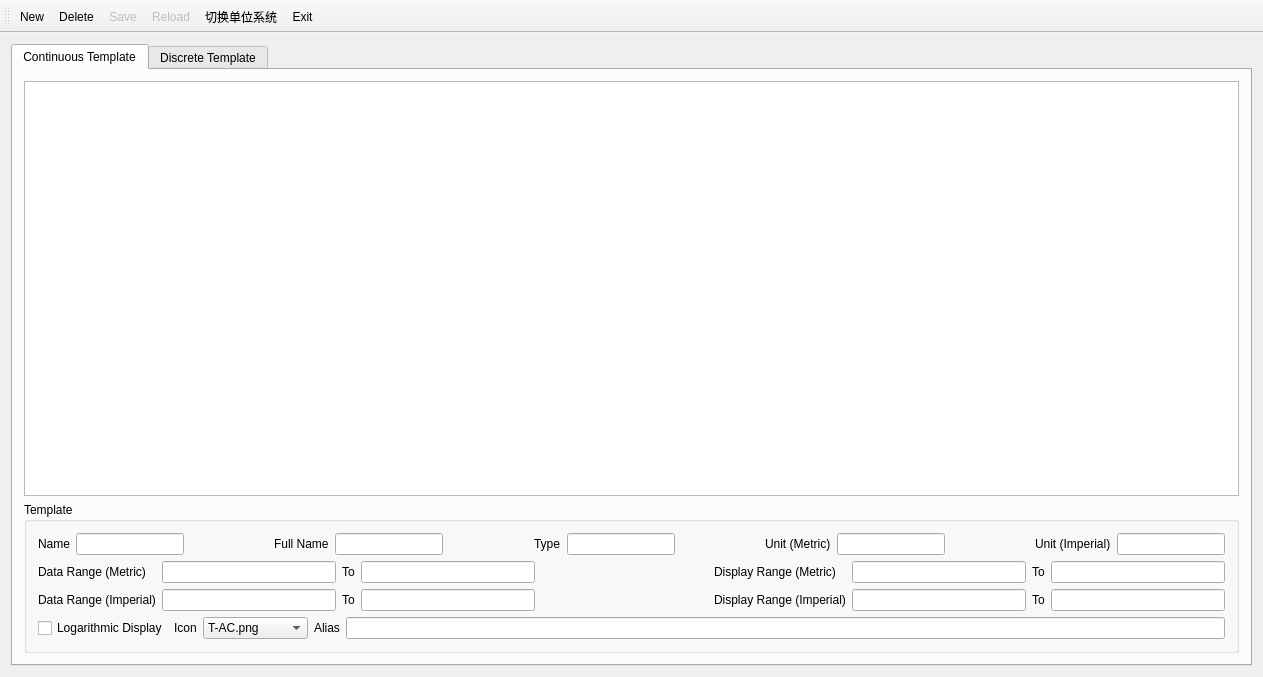
<?xml version="1.0" encoding="UTF-8"?>
<ui version="4.0">
 <class>ShowTemplatesClass</class>
 <widget class="QMainWindow" name="ShowTemplatesClass">
  <property name="geometry">
   <rect>
    <x>0</x>
    <y>0</y>
    <width>1263</width>
    <height>677</height>
   </rect>
  </property>
  <property name="windowTitle">
   <string>ShowTemplates</string>
  </property>
  <widget class="QWidget" name="centralWidget">
   <layout class="QGridLayout" name="gridLayout_3">
    <item row="0" column="0">
     <widget class="QTabWidget" name="tabWidget">
      <property name="currentIndex">
       <number>0</number>
      </property>
      <widget class="QWidget" name="m_pTabContinuous">
       <attribute name="title">
        <string>Continuous Template</string>
       </attribute>
       <layout class="QVBoxLayout" name="verticalLayout">
        <item>
         <widget class="QTableView" name="tableView"/>
        </item>
        <item>
         <widget class="QGroupBox" name="groupBox">
          <property name="title">
           <string>Template</string>
          </property>
          <layout class="QVBoxLayout" name="verticalLayout_2">
           <item>
            <layout class="QHBoxLayout" name="horizontalLayout_2">
             <item>
              <widget class="QLabel" name="label">
               <property name="text">
                <string>Name</string>
               </property>
              </widget>
             </item>
             <item>
              <widget class="QLineEdit" name="lineEditName">
               <property name="sizePolicy">
                <sizepolicy hsizetype="Preferred" vsizetype="Fixed">
                 <horstretch>0</horstretch>
                 <verstretch>0</verstretch>
                </sizepolicy>
               </property>
              </widget>
             </item>
             <item>
              <spacer name="horizontalSpacer_3">
               <property name="orientation">
                <enum>Qt::Horizontal</enum>
               </property>
               <property name="sizeHint" stdset="0">
                <size>
                 <width>20</width>
                 <height>20</height>
                </size>
               </property>
              </spacer>
             </item>
             <item>
              <widget class="QLabel" name="label_13">
               <property name="sizePolicy">
                <sizepolicy hsizetype="Fixed" vsizetype="Preferred">
                 <horstretch>0</horstretch>
                 <verstretch>0</verstretch>
                </sizepolicy>
               </property>
               <property name="text">
                <string>Full Name</string>
               </property>
              </widget>
             </item>
             <item>
              <widget class="QLineEdit" name="lineEditFullName">
               <property name="sizePolicy">
                <sizepolicy hsizetype="Expanding" vsizetype="Fixed">
                 <horstretch>0</horstretch>
                 <verstretch>0</verstretch>
                </sizepolicy>
               </property>
              </widget>
             </item>
             <item>
              <spacer name="horizontalSpacer_4">
               <property name="orientation">
                <enum>Qt::Horizontal</enum>
               </property>
               <property name="sizeHint" stdset="0">
                <size>
                 <width>20</width>
                 <height>20</height>
                </size>
               </property>
              </spacer>
             </item>
             <item>
              <widget class="QLabel" name="label_14">
               <property name="text">
                <string>Type</string>
               </property>
              </widget>
             </item>
             <item>
              <widget class="QLineEdit" name="lineEditType">
               <property name="sizePolicy">
                <sizepolicy hsizetype="Preferred" vsizetype="Fixed">
                 <horstretch>0</horstretch>
                 <verstretch>0</verstretch>
                </sizepolicy>
               </property>
              </widget>
             </item>
             <item>
              <spacer name="horizontalSpacer_5">
               <property name="orientation">
                <enum>Qt::Horizontal</enum>
               </property>
               <property name="sizeHint" stdset="0">
                <size>
                 <width>20</width>
                 <height>20</height>
                </size>
               </property>
              </spacer>
             </item>
             <item>
              <widget class="QLabel" name="label_3">
               <property name="text">
                <string>Unit (Metric)</string>
               </property>
              </widget>
             </item>
             <item>
              <widget class="QLineEdit" name="lineEditUnitM">
               <property name="sizePolicy">
                <sizepolicy hsizetype="Preferred" vsizetype="Fixed">
                 <horstretch>0</horstretch>
                 <verstretch>0</verstretch>
                </sizepolicy>
               </property>
              </widget>
             </item>
             <item>
              <spacer name="horizontalSpacer_6">
               <property name="orientation">
                <enum>Qt::Horizontal</enum>
               </property>
               <property name="sizeHint" stdset="0">
                <size>
                 <width>20</width>
                 <height>20</height>
                </size>
               </property>
              </spacer>
             </item>
             <item>
              <widget class="QLabel" name="label_4">
               <property name="text">
                <string>Unit (Imperial)</string>
               </property>
              </widget>
             </item>
             <item>
              <widget class="QLineEdit" name="lineEditUnitI">
               <property name="sizePolicy">
                <sizepolicy hsizetype="Preferred" vsizetype="Fixed">
                 <horstretch>0</horstretch>
                 <verstretch>0</verstretch>
                </sizepolicy>
               </property>
              </widget>
             </item>
            </layout>
           </item>
           <item>
            <layout class="QGridLayout" name="gridLayout">
             <item row="0" column="0">
              <widget class="QLabel" name="label_2">
               <property name="text">
                <string>Data Range (Metric)</string>
               </property>
              </widget>
             </item>
             <item row="0" column="1">
              <widget class="QLineEdit" name="lineEditDataMinM"/>
             </item>
             <item row="0" column="2">
              <widget class="QLabel" name="label_5">
               <property name="text">
                <string>To</string>
               </property>
              </widget>
             </item>
             <item row="0" column="3">
              <widget class="QLineEdit" name="lineEditDataMaxM"/>
             </item>
             <item row="0" column="4">
              <spacer name="horizontalSpacer">
               <property name="orientation">
                <enum>Qt::Horizontal</enum>
               </property>
               <property name="sizeHint" stdset="0">
                <size>
                 <width>40</width>
                 <height>20</height>
                </size>
               </property>
              </spacer>
             </item>
             <item row="0" column="5">
              <widget class="QLabel" name="label_9">
               <property name="text">
                <string>Display Range (Metric)</string>
               </property>
              </widget>
             </item>
             <item row="0" column="6">
              <widget class="QLineEdit" name="lineEditDspMinM"/>
             </item>
             <item row="0" column="7">
              <widget class="QLabel" name="label_10">
               <property name="text">
                <string>To</string>
               </property>
              </widget>
             </item>
             <item row="0" column="8">
              <widget class="QLineEdit" name="lineEditDspMaxM"/>
             </item>
             <item row="1" column="0">
              <widget class="QLabel" name="label_6">
               <property name="text">
                <string>Data Range (Imperial)</string>
               </property>
              </widget>
             </item>
             <item row="1" column="1">
              <widget class="QLineEdit" name="lineEditDataMinI"/>
             </item>
             <item row="1" column="2">
              <widget class="QLabel" name="label_7">
               <property name="text">
                <string>To</string>
               </property>
              </widget>
             </item>
             <item row="1" column="3">
              <widget class="QLineEdit" name="lineEditDataMaxI"/>
             </item>
             <item row="1" column="4">
              <spacer name="horizontalSpacer_2">
               <property name="orientation">
                <enum>Qt::Horizontal</enum>
               </property>
               <property name="sizeHint" stdset="0">
                <size>
                 <width>40</width>
                 <height>20</height>
                </size>
               </property>
              </spacer>
             </item>
             <item row="1" column="5">
              <widget class="QLabel" name="label_12">
               <property name="text">
                <string>Display Range (Imperial)</string>
               </property>
              </widget>
             </item>
             <item row="1" column="6">
              <widget class="QLineEdit" name="lineEditDspMinI"/>
             </item>
             <item row="1" column="7">
              <widget class="QLabel" name="label_11">
               <property name="text">
                <string>To</string>
               </property>
              </widget>
             </item>
             <item row="1" column="8">
              <widget class="QLineEdit" name="lineEditDspMaxI"/>
             </item>
            </layout>
           </item>
           <item>
            <layout class="QHBoxLayout" name="horizontalLayout">
             <item>
              <widget class="QCheckBox" name="checkBox">
               <property name="sizePolicy">
                <sizepolicy hsizetype="Fixed" vsizetype="Fixed">
                 <horstretch>0</horstretch>
                 <verstretch>0</verstretch>
                </sizepolicy>
               </property>
               <property name="text">
                <string>Logarithmic Display</string>
               </property>
              </widget>
             </item>
             <item>
              <widget class="QLabel" name="label_15">
               <property name="text">
                <string>Icon</string>
               </property>
              </widget>
             </item>
             <item>
              <widget class="QComboBox" name="comboBoxIcon">
               <item>
                <property name="text">
                 <string>T-AC.png</string>
                </property>
                <property name="icon">
                 <iconset resource="../xconsole/x.qrc">
                  <normaloff>:/Icon/T-AC.png</normaloff>:/Icon/T-AC.png</iconset>
                </property>
               </item>
               <item>
                <property name="text">
                 <string>T-AZI.png</string>
                </property>
                <property name="icon">
                 <iconset resource="../xconsole/x.qrc">
                  <normaloff>:/Icon/T-AZI.png</normaloff>:/Icon/T-AZI.png</iconset>
                </property>
               </item>
               <item>
                <property name="text">
                 <string>T-CAL.png</string>
                </property>
                <property name="icon">
                 <iconset resource="../xconsole/x.qrc">
                  <normaloff>:/Icon/T-CAL.png</normaloff>:/Icon/T-CAL.png</iconset>
                </property>
               </item>
               <item>
                <property name="text">
                 <string>T-DEPTH.png</string>
                </property>
                <property name="icon">
                 <iconset resource="../xconsole/x.qrc">
                  <normaloff>:/Icon/T-DEPTH.png</normaloff>:/Icon/T-DEPTH.png</iconset>
                </property>
               </item>
               <item>
                <property name="text">
                 <string>T-DIP.png</string>
                </property>
                <property name="icon">
                 <iconset resource="../xconsole/x.qrc">
                  <normaloff>:/Icon/T-DIP.png</normaloff>:/Icon/T-DIP.png</iconset>
                </property>
               </item>
               <item>
                <property name="text">
                 <string>T-EW.png</string>
                </property>
                <property name="icon">
                 <iconset resource="../xconsole/x.qrc">
                  <normaloff>:/Icon/T-EW.png</normaloff>:/Icon/T-EW.png</iconset>
                </property>
               </item>
               <item>
                <property name="text">
                 <string>T-FRA.png</string>
                </property>
                <property name="icon">
                 <iconset resource="../xconsole/x.qrc">
                  <normaloff>:/Icon/T-FRA.png</normaloff>:/Icon/T-FRA.png</iconset>
                </property>
               </item>
               <item>
                <property name="text">
                 <string>T-GEN.png</string>
                </property>
                <property name="icon">
                 <iconset resource="../xconsole/x.qrc">
                  <normaloff>:/Icon/T-GEN.png</normaloff>:/Icon/T-GEN.png</iconset>
                </property>
               </item>
               <item>
                <property name="text">
                 <string>T-GR.png</string>
                </property>
                <property name="icon">
                 <iconset resource="../xconsole/x.qrc">
                  <normaloff>:/Icon/T-GR.png</normaloff>:/Icon/T-GR.png</iconset>
                </property>
               </item>
               <item>
                <property name="text">
                 <string>T-LITH.png</string>
                </property>
                <property name="icon">
                 <iconset resource="../xconsole/x.qrc">
                  <normaloff>:/Icon/T-LITH.png</normaloff>:/Icon/T-LITH.png</iconset>
                </property>
               </item>
               <item>
                <property name="text">
                 <string>T-NPHI.png</string>
                </property>
                <property name="icon">
                 <iconset resource="../xconsole/x.qrc">
                  <normaloff>:/Icon/T-NPHI.png</normaloff>:/Icon/T-NPHI.png</iconset>
                </property>
               </item>
               <item>
                <property name="text">
                 <string>T-PE.png</string>
                </property>
                <property name="icon">
                 <iconset resource="../xconsole/x.qrc">
                  <normaloff>:/Icon/T-PE.png</normaloff>:/Icon/T-PE.png</iconset>
                </property>
               </item>
               <item>
                <property name="text">
                 <string>T-PERM.png</string>
                </property>
                <property name="icon">
                 <iconset resource="../xconsole/x.qrc">
                  <normaloff>:/Icon/T-PERM.png</normaloff>:/Icon/T-PERM.png</iconset>
                </property>
               </item>
               <item>
                <property name="text">
                 <string>T-POR.png</string>
                </property>
                <property name="icon">
                 <iconset resource="../xconsole/x.qrc">
                  <normaloff>:/Icon/T-POR.png</normaloff>:/Icon/T-POR.png</iconset>
                </property>
               </item>
               <item>
                <property name="text">
                 <string>T-POTA.png</string>
                </property>
                <property name="icon">
                 <iconset resource="../xconsole/x.qrc">
                  <normaloff>:/Icon/T-POTA.png</normaloff>:/Icon/T-POTA.png</iconset>
                </property>
               </item>
               <item>
                <property name="text">
                 <string>T-RC.png</string>
                </property>
                <property name="icon">
                 <iconset resource="../xconsole/x.qrc">
                  <normaloff>:/Icon/T-RC.png</normaloff>:/Icon/T-RC.png</iconset>
                </property>
               </item>
               <item>
                <property name="text">
                 <string>T-RHO.png</string>
                </property>
                <property name="icon">
                 <iconset resource="../xconsole/x.qrc">
                  <normaloff>:/Icon/T-RHO.png</normaloff>:/Icon/T-RHO.png</iconset>
                </property>
               </item>
               <item>
                <property name="text">
                 <string>T-RT.png</string>
                </property>
                <property name="icon">
                 <iconset resource="../xconsole/x.qrc">
                  <normaloff>:/Icon/T-RT.png</normaloff>:/Icon/T-RT.png</iconset>
                </property>
               </item>
               <item>
                <property name="text">
                 <string>T-SN.png</string>
                </property>
                <property name="icon">
                 <iconset resource="../xconsole/x.qrc">
                  <normaloff>:/Icon/T-SN.png</normaloff>:/Icon/T-SN.png</iconset>
                </property>
               </item>
               <item>
                <property name="text">
                 <string>T-SP.png</string>
                </property>
                <property name="icon">
                 <iconset resource="../xconsole/x.qrc">
                  <normaloff>:/Icon/T-SP.png</normaloff>:/Icon/T-SP.png</iconset>
                </property>
               </item>
               <item>
                <property name="text">
                 <string>T-SW.png</string>
                </property>
                <property name="icon">
                 <iconset resource="../xconsole/x.qrc">
                  <normaloff>:/Icon/T-SW.png</normaloff>:/Icon/T-SW.png</iconset>
                </property>
               </item>
               <item>
                <property name="text">
                 <string>T-THOR.png</string>
                </property>
                <property name="icon">
                 <iconset resource="../xconsole/x.qrc">
                  <normaloff>:/Icon/T-THOR.png</normaloff>:/Icon/T-THOR.png</iconset>
                </property>
               </item>
               <item>
                <property name="text">
                 <string>T-URAN.png</string>
                </property>
                <property name="icon">
                 <iconset resource="../xconsole/x.qrc">
                  <normaloff>:/Icon/T-URAN.png</normaloff>:/Icon/T-URAN.png</iconset>
                </property>
               </item>
              </widget>
             </item>
             <item>
              <widget class="QLabel" name="label_8">
               <property name="text">
                <string>Alias</string>
               </property>
              </widget>
             </item>
             <item>
              <widget class="QLineEdit" name="lineEditAlias">
               <property name="sizePolicy">
                <sizepolicy hsizetype="Expanding" vsizetype="Fixed">
                 <horstretch>0</horstretch>
                 <verstretch>0</verstretch>
                </sizepolicy>
               </property>
               <property name="alignment">
                <set>Qt::AlignJustify|Qt::AlignVCenter</set>
               </property>
              </widget>
             </item>
            </layout>
           </item>
          </layout>
         </widget>
        </item>
       </layout>
      </widget>
      <widget class="QWidget" name="m_pTabDiscrete">
       <attribute name="title">
        <string>Discrete Template</string>
       </attribute>
       <layout class="QGridLayout" name="gridLayout_5">
        <item row="0" column="0">
         <widget class="QTableView" name="m_pTableViewDiscrete"/>
        </item>
        <item row="1" column="0">
         <layout class="QGridLayout" name="gridLayout_4">
          <item row="0" column="8">
           <widget class="QLabel" name="label_20">
            <property name="text">
             <string>Unit(Imperial)</string>
            </property>
           </widget>
          </item>
          <item row="0" column="3">
           <widget class="QLineEdit" name="m_pEdtDiscreteFullName"/>
          </item>
          <item row="0" column="7">
           <widget class="QLineEdit" name="m_pEdtDiscreteMetricUnit"/>
          </item>
          <item row="0" column="1">
           <widget class="QLineEdit" name="m_pEdtDiscreteName"/>
          </item>
          <item row="0" column="2">
           <widget class="QLabel" name="label_17">
            <property name="text">
             <string>Full Name</string>
            </property>
           </widget>
          </item>
          <item row="0" column="0">
           <widget class="QLabel" name="label_16">
            <property name="text">
             <string>Name</string>
            </property>
           </widget>
          </item>
          <item row="0" column="5">
           <widget class="QLineEdit" name="m_pEdtDiscreteType"/>
          </item>
          <item row="0" column="9">
           <widget class="QLineEdit" name="m_pEdtDiscreteImperialUnit"/>
          </item>
          <item row="0" column="4">
           <widget class="QLabel" name="label_18">
            <property name="text">
             <string>Type</string>
            </property>
           </widget>
          </item>
          <item row="0" column="6">
           <widget class="QLabel" name="label_19">
            <property name="text">
             <string>Unit(Metric)</string>
            </property>
           </widget>
          </item>
          <item row="1" column="0">
           <widget class="QLabel" name="label_21">
            <property name="text">
             <string>Icon</string>
            </property>
           </widget>
          </item>
          <item row="1" column="2">
           <widget class="QLabel" name="label_22">
            <property name="text">
             <string>Alias</string>
            </property>
           </widget>
          </item>
          <item row="1" column="1">
           <widget class="QLineEdit" name="m_pEdtDiscreteIcon"/>
          </item>
          <item row="1" column="3" colspan="7">
           <widget class="QLineEdit" name="m_pEdtDiscreteAlias"/>
          </item>
         </layout>
        </item>
        <item row="0" column="1" rowspan="2">
         <widget class="QGroupBox" name="gbxDiscreteProperties">
          <property name="title">
           <string>Properties</string>
          </property>
          <layout class="QGridLayout" name="gridLayout_2">
           <item row="1" column="0">
            <widget class="QPushButton" name="m_pBtnPropertyNew">
             <property name="text">
              <string>New</string>
             </property>
            </widget>
           </item>
           <item row="1" column="1">
            <widget class="QPushButton" name="m_pBtnPropertyDelete">
             <property name="text">
              <string>Delete</string>
             </property>
            </widget>
           </item>
           <item row="0" column="0" colspan="2">
            <widget class="QTableWidget" name="m_pTableProperties">
             <property name="sizePolicy">
              <sizepolicy hsizetype="Fixed" vsizetype="Expanding">
               <horstretch>0</horstretch>
               <verstretch>0</verstretch>
              </sizepolicy>
             </property>
             <column>
              <property name="text">
               <string>Properties</string>
              </property>
             </column>
             <column>
              <property name="text">
               <string>Colors</string>
              </property>
             </column>
            </widget>
           </item>
          </layout>
         </widget>
        </item>
       </layout>
      </widget>
     </widget>
    </item>
   </layout>
  </widget>
  <widget class="QToolBar" name="mainToolBar">
   <attribute name="toolBarArea">
    <enum>TopToolBarArea</enum>
   </attribute>
   <attribute name="toolBarBreak">
    <bool>false</bool>
   </attribute>
   <addaction name="actionNew"/>
   <addaction name="actionDelete"/>
   <addaction name="actionSave"/>
   <addaction name="actionReset"/>
   <addaction name="actionSUS"/>
   <addaction name="actionExit"/>
  </widget>
  <action name="actionSUS">
   <property name="checkable">
    <bool>true</bool>
   </property>
   <property name="icon">
    <iconset resource="../xconsole/x.qrc">
     <normaloff>:/Icon/Metric.png</normaloff>:/Icon/Metric.png</iconset>
   </property>
   <property name="text">
    <string>切换单位系统</string>
   </property>
   <property name="toolTip">
    <string>在公制和英制单位系统间切换</string>
   </property>
  </action>
  <action name="actionExit">
   <property name="icon">
    <iconset resource="../xconsole/x.qrc">
     <normaloff>:/Icon/Exit24x24.png</normaloff>
     <normalon>:/Icon/Exit.png</normalon>:/Icon/Exit24x24.png</iconset>
   </property>
   <property name="text">
    <string>&amp;Exit</string>
   </property>
   <property name="shortcut">
    <string>Ctrl+Q</string>
   </property>
  </action>
  <action name="actionSave">
   <property name="enabled">
    <bool>false</bool>
   </property>
   <property name="icon">
    <iconset>
     <normaloff>:/Icon/Save24x24.png</normaloff>
     <normalon>:/Icon/Save32.png</normalon>:/Icon/Save24x24.png</iconset>
   </property>
   <property name="text">
    <string>Save</string>
   </property>
   <property name="toolTip">
    <string>保存模版</string>
   </property>
   <property name="shortcut">
    <string>Ctrl+S</string>
   </property>
  </action>
  <action name="actionReset">
   <property name="enabled">
    <bool>false</bool>
   </property>
   <property name="icon">
    <iconset resource="../xconsole/x.qrc">
     <normaloff>:/Icon/Reload24x24.png</normaloff>
     <normalon>:/Icon/Reset.png</normalon>:/Icon/Reload24x24.png</iconset>
   </property>
   <property name="text">
    <string>Reload</string>
   </property>
   <property name="toolTip">
    <string>重置模版</string>
   </property>
   <property name="shortcut">
    <string>Ctrl+R</string>
   </property>
  </action>
  <action name="actionNew">
   <property name="icon">
    <iconset>
     <normaloff>:/Icon/New24x24.png</normaloff>
     <normalon>:/Icon/New32.png</normalon>:/Icon/New24x24.png</iconset>
   </property>
   <property name="text">
    <string>New</string>
   </property>
   <property name="toolTip">
    <string>创建新模版</string>
   </property>
   <property name="shortcut">
    <string>Ctrl+N</string>
   </property>
  </action>
  <action name="actionDelete">
   <property name="icon">
    <iconset resource="../xconsole/x.qrc">
     <normaloff>:/Icon/Delete24x24.png</normaloff>:/Icon/Delete24x24.png</iconset>
   </property>
   <property name="text">
    <string>Delete</string>
   </property>
   <property name="shortcut">
    <string>Ctrl+D</string>
   </property>
  </action>
 </widget>
 <layoutdefault spacing="6" margin="11"/>
 <tabstops>
  <tabstop>lineEditName</tabstop>
  <tabstop>lineEditFullName</tabstop>
  <tabstop>lineEditType</tabstop>
  <tabstop>lineEditUnitM</tabstop>
  <tabstop>lineEditUnitI</tabstop>
  <tabstop>lineEditDataMinM</tabstop>
  <tabstop>lineEditDataMaxM</tabstop>
  <tabstop>lineEditDspMinM</tabstop>
  <tabstop>lineEditDspMaxM</tabstop>
  <tabstop>lineEditDataMinI</tabstop>
  <tabstop>lineEditDataMaxI</tabstop>
  <tabstop>lineEditDspMinI</tabstop>
  <tabstop>lineEditDspMaxI</tabstop>
  <tabstop>checkBox</tabstop>
  <tabstop>lineEditAlias</tabstop>
  <tabstop>tableView</tabstop>
  <tabstop>m_pEdtDiscreteName</tabstop>
  <tabstop>m_pEdtDiscreteFullName</tabstop>
  <tabstop>m_pEdtDiscreteType</tabstop>
  <tabstop>m_pEdtDiscreteMetricUnit</tabstop>
  <tabstop>m_pEdtDiscreteImperialUnit</tabstop>
  <tabstop>m_pEdtDiscreteIcon</tabstop>
  <tabstop>m_pEdtDiscreteAlias</tabstop>
  <tabstop>m_pBtnPropertyNew</tabstop>
  <tabstop>m_pBtnPropertyDelete</tabstop>
  <tabstop>m_pTableProperties</tabstop>
  <tabstop>m_pTableViewDiscrete</tabstop>
  <tabstop>tabWidget</tabstop>
 </tabstops>
 <resources>
  <include location="../xconsole/x.qrc"/>
 </resources>
 <connections/>
</ui>
